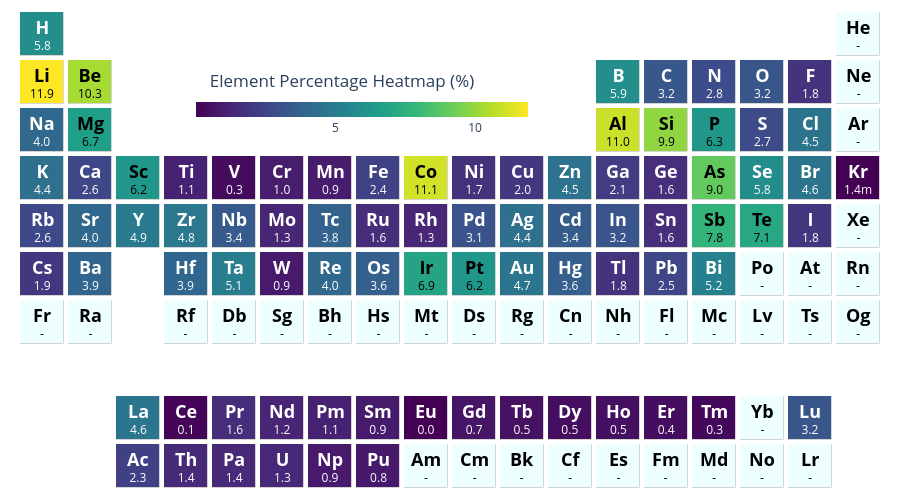

The cell this chart's notebook holds for it:
### Markdown cell above
## Compositional diversity

### Element frequency
Percentage of structures that contain each element.

### Code cell
element_counts = structure_df["elements"].explode().value_counts()
element_percent = (100 * element_counts / len(structure_df)).to_dict()

fig = ptable_heatmap_plotly(element_percent, colorscale="Viridis", log=False)
fig.update_layout(
    title={"text": "Element Percentage Heatmap (%)", "x": 0.38, "y": 0.85, "xanchor": "center"}
)
fig.write_image("heatmap_element_percentage.pdf")
fig.show()

### Figure 1 — Plotly figure (JSON) as saved in the notebook; plotly's stock layout.template omitted (floating-point values rounded to 4 significant figures; data arrays with more than 128 entries replaced by an {"elided": "..."} marker saying what was removed)
{"data": [{"colorbar": {"len": 0.4, "lenmode": "fraction", "orientation": "h", "thickness": 15, "tickformat": "~s", "title": {"font": {"size": 14.4}, "side": "top"}, "x": 0.4, "y": 0.72}, "colorscale": [[0, "darkgray"], [1, "darkgray"]], "hoverinfo": "none", "showscale": false, "type": "heatmap", "xgap": 4.5, "ygap": 4.5, "z": {"elided": "10x18 float values"}}, {"colorbar": {"len": 0.4, "lenmode": "fraction", "orientation": "h", "thickness": 15, "tickformat": "~s", "title": {"font": {"size": 14.4}, "side": "top"}, "x": 0.4, "y": 0.72}, "colorscale": [[0, "#eff"], [1, "#eff"]], "hoverinfo": "none", "showscale": false, "type": "heatmap", "xgap": 5, "ygap": 5, "z": {"elided": "10x18 float values"}}, {"colorbar": {"len": 0.4, "lenmode": "fraction", "orientation": "h", "thickness": 15, "tickformat": "~s", "title": {"font": {"size": 14.4}, "side": "top"}, "x": 0.4, "y": 0.72}, "colorscale": [[0, "#440154"], [0.1111, "#482878"], [0.2222, "#3e4989"], [0.3333, "#31688e"], [0.4444, "#26828e"], [0.5556, "#1f9e89"], [0.6667, "#35b779"], [0.7778, "#6ece58"], [0.8889, "#b5de2b"], [1, "#fde725"]], "hoverinfo": "text", "reversescale": false, "showscale": true, "text": {"elided": "10x18 str values"}, "type": "heatmap", "xgap": 5, "ygap": 5, "z": {"elided": "10x18 float values"}, "zauto": false, "zmax": 11.9, "zmin": 0.001447}], "layout": {"annotations": [{"font": {"color": "#000000"}, "showarrow": false, "text": "", "x": 0, "xref": "x", "y": 0, "yref": "y"}, {"font": {"color": "#000000"}, "showarrow": false, "text": "", "x": 1, "xref": "x", "y": 0, "yref": "y"}, {"font": {"color": "#FFFFFF"}, "showarrow": false, "text": "<span style='font-weight: bold; font-size: 18.0;'>Ac</span><br>2.3", "x": 2, "xref": "x", "y": 0, "yref": "y"}, {"font": {"color": "#FFFFFF"}, "showarrow": false, "text": "<span style='font-weight: bold; font-size: 18.0;'>Th</span><br>1.4", "x": 3, "xref": "x", "y": 0, "yref": "y"}, {"font": {"color": "#FFFFFF"}, "showarrow": false, "text": "<span style='font-weight: bold; font-size: 18.0;'>Pa</span><br>1.4", "x": 4, "xref": "x", "y": 0, "yref": "y"}, {"font": {"color": "#FFFFFF"}, "showarrow": false, "text": "<span style='font-weight: bold; font-size: 18.0;'>U</span><br>1.3", "x": 5, "xref": "x", "y": 0, "yref": "y"}, {"font": {"color": "#FFFFFF"}, "showarrow": false, "text": "<span style='font-weight: bold; font-size: 18.0;'>Np</span><br>0.9", "x": 6, "xref": "x", "y": 0, "yref": "y"}, {"font": {"color": "#FFFFFF"}, "showarrow": false, "text": "<span style='font-weight: bold; font-size: 18.0;'>Pu</span><br>0.8", "x": 7, "xref": "x", "y": 0, "yref": "y"}, {"font": {"color": "#000000"}, "showarrow": false, "text": "<span style='font-weight: bold; font-size: 18.0;'>Am</span><br>-", "x": 8, "xref": "x", "y": 0, "yref": "y"}, {"font": {"color": "#000000"}, "showarrow": false, "text": "<span style='font-weight: bold; font-size: 18.0;'>Cm</span><br>-", "x": 9, "xref": "x", "y": 0, "yref": "y"}, {"font": {"color": "#000000"}, "showarrow": false, "text": "<span style='font-weight: bold; font-size: 18.0;'>Bk</span><br>-", "x": 10, "xref": "x", "y": 0, "yref": "y"}, {"font": {"color": "#000000"}, "showarrow": false, "text": "<span style='font-weight: bold; font-size: 18.0;'>Cf</span><br>-", "x": 11, "xref": "x", "y": 0, "yref": "y"}, {"font": {"color": "#000000"}, "showarrow": false, "text": "<span style='font-weight: bold; font-size: 18.0;'>Es</span><br>-", "x": 12, "xref": "x", "y": 0, "yref": "y"}, {"font": {"color": "#000000"}, "showarrow": false, "text": "<span style='font-weight: bold; font-size: 18.0;'>Fm</span><br>-", "x": 13, "xref": "x", "y": 0, "yref": "y"}, {"font": {"color": "#000000"}, "showarrow": false, "text": "<span style='font-weight: bold; font-size: 18.0;'>Md</span><br>-", "x": 14, "xref": "x", "y": 0, "yref": "y"}, {"font": {"color": "#000000"}, "showarrow": false, "text": "<span style='font-weight: bold; font-size: 18.0;'>No</span><br>-", "x": 15, "xref": "x", "y": 0, "yref": "y"}, {"font": {"color": "#000000"}, "showarrow": false, "text": "<span style='font-weight: bold; font-size: 18.0;'>Lr</span><br>-", "x": 16, "xref": "x", "y": 0, "yref": "y"}, {"font": {"color": "#000000"}, "showarrow": false, "text": "", "x": 17, "xref": "x", "y": 0, "yref": "y"}, {"font": {"color": "#000000"}, "showarrow": false, "text": "", "x": 0, "xref": "x", "y": 1, "yref": "y"}, {"font": {"color": "#000000"}, "showarrow": false, "text": "", "x": 1, "xref": "x", "y": 1, "yref": "y"}, {"font": {"color": "#FFFFFF"}, "showarrow": false, "text": "<span style='font-weight: bold; font-size: 18.0;'>La</span><br>4.6", "x": 2, "xref": "x", "y": 1, "yref": "y"}, {"font": {"color": "#FFFFFF"}, "showarrow": false, "text": "<span style='font-weight: bold; font-size: 18.0;'>Ce</span><br>0.1", "x": 3, "xref": "x", "y": 1, "yref": "y"}, {"font": {"color": "#FFFFFF"}, "showarrow": false, "text": "<span style='font-weight: bold; font-size: 18.0;'>Pr</span><br>1.6", "x": 4, "xref": "x", "y": 1, "yref": "y"}, {"font": {"color": "#FFFFFF"}, "showarrow": false, "text": "<span style='font-weight: bold; font-size: 18.0;'>Nd</span><br>1.2", "x": 5, "xref": "x", "y": 1, "yref": "y"}, {"font": {"color": "#FFFFFF"}, "showarrow": false, "text": "<span style='font-weight: bold; font-size: 18.0;'>Pm</span><br>1.1", "x": 6, "xref": "x", "y": 1, "yref": "y"}, {"font": {"color": "#FFFFFF"}, "showarrow": false, "text": "<span style='font-weight: bold; font-size: 18.0;'>Sm</span><br>0.9", "x": 7, "xref": "x", "y": 1, "yref": "y"}, {"font": {"color": "#FFFFFF"}, "showarrow": false, "text": "<span style='font-weight: bold; font-size: 18.0;'>Eu</span><br>0.0", "x": 8, "xref": "x", "y": 1, "yref": "y"}, {"font": {"color": "#FFFFFF"}, "showarrow": false, "text": "<span style='font-weight: bold; font-size: 18.0;'>Gd</span><br>0.7", "x": 9, "xref": "x", "y": 1, "yref": "y"}, {"font": {"color": "#FFFFFF"}, "showarrow": false, "text": "<span style='font-weight: bold; font-size: 18.0;'>Tb</span><br>0.5", "x": 10, "xref": "x", "y": 1, "yref": "y"}, {"font": {"color": "#FFFFFF"}, "showarrow": false, "text": "<span style='font-weight: bold; font-size: 18.0;'>Dy</span><br>0.5", "x": 11, "xref": "x", "y": 1, "yref": "y"}, {"font": {"color": "#FFFFFF"}, "showarrow": false, "text": "<span style='font-weight: bold; font-size: 18.0;'>Ho</span><br>0.5", "x": 12, "xref": "x", "y": 1, "yref": "y"}, {"font": {"color": "#FFFFFF"}, "showarrow": false, "text": "<span style='font-weight: bold; font-size: 18.0;'>Er</span><br>0.4", "x": 13, "xref": "x", "y": 1, "yref": "y"}, {"font": {"color": "#FFFFFF"}, "showarrow": false, "text": "<span style='font-weight: bold; font-size: 18.0;'>Tm</span><br>0.3", "x": 14, "xref": "x", "y": 1, "yref": "y"}, {"font": {"color": "#000000"}, "showarrow": false, "text": "<span style='font-weight: bold; font-size: 18.0;'>Yb</span><br>-", "x": 15, "xref": "x", "y": 1, "yref": "y"}, {"font": {"color": "#FFFFFF"}, "showarrow": false, "text": "<span style='font-weight: bold; font-size: 18.0;'>Lu</span><br>3.2", "x": 16, "xref": "x", "y": 1, "yref": "y"}, {"font": {"color": "#000000"}, "showarrow": false, "text": "", "x": 17, "xref": "x", "y": 1, "yref": "y"}, {"font": {"color": "#000000"}, "showarrow": false, "text": "", "x": 0, "xref": "x", "y": 2, "yref": "y"}, {"font": {"color": "#000000"}, "showarrow": false, "text": "", "x": 1, "xref": "x", "y": 2, "yref": "y"}, {"font": {"color": "#000000"}, "showarrow": false, "text": "", "x": 2, "xref": "x", "y": 2, "yref": "y"}, {"font": {"color": "#000000"}, "showarrow": false, "text": "", "x": 3, "xref": "x", "y": 2, "yref": "y"}, {"font": {"color": "#000000"}, "showarrow": false, "text": "", "x": 4, "xref": "x", "y": 2, "yref": "y"}, {"font": {"color": "#000000"}, "showarrow": false, "text": "", "x": 5, "xref": "x", "y": 2, "yref": "y"}, {"font": {"color": "#000000"}, "showarrow": false, "text": "", "x": 6, "xref": "x", "y": 2, "yref": "y"}, {"font": {"color": "#000000"}, "showarrow": false, "text": "", "x": 7, "xref": "x", "y": 2, "yref": "y"}, {"font": {"color": "#000000"}, "showarrow": false, "text": "", "x": 8, "xref": "x", "y": 2, "yref": "y"}, {"font": {"color": "#000000"}, "showarrow": false, "text": "", "x": 9, "xref": "x", "y": 2, "yref": "y"}, {"font": {"color": "#000000"}, "showarrow": false, "text": "", "x": 10, "xref": "x", "y": 2, "yref": "y"}, {"font": {"color": "#000000"}, "showarrow": false, "text": "", "x": 11, "xref": "x", "y": 2, "yref": "y"}, {"font": {"color": "#000000"}, "showarrow": false, "text": "", "x": 12, "xref": "x", "y": 2, "yref": "y"}, {"font": {"color": "#000000"}, "showarrow": false, "text": "", "x": 13, "xref": "x", "y": 2, "yref": "y"}, {"font": {"color": "#000000"}, "showarrow": false, "text": "", "x": 14, "xref": "x", "y": 2, "yref": "y"}, {"font": {"color": "#000000"}, "showarrow": false, "text": "", "x": 15, "xref": "x", "y": 2, "yref": "y"}, {"font": {"color": "#000000"}, "showarrow": false, "text": "", "x": 16, "xref": "x", "y": 2, "yref": "y"}, {"font": {"color": "#000000"}, "showarrow": false, "text": "", "x": 17, "xref": "x", "y": 2, "yref": "y"}, {"font": {"color": "#000000"}, "showarrow": false, "text": "<span style='font-weight: bold; font-size: 18.0;'>Fr</span><br>-", "x": 0, "xref": "x", "y": 3, "yref": "y"}, {"font": {"color": "#000000"}, "showarrow": false, "text": "<span style='font-weight: bold; font-size: 18.0;'>Ra</span><br>-", "x": 1, "xref": "x", "y": 3, "yref": "y"}, {"font": {"color": "#000000"}, "showarrow": false, "text": "", "x": 2, "xref": "x", "y": 3, "yref": "y"}, {"font": {"color": "#000000"}, "showarrow": false, "text": "<span style='font-weight: bold; font-size: 18.0;'>Rf</span><br>-", "x": 3, "xref": "x", "y": 3, "yref": "y"}, {"font": {"color": "#000000"}, "showarrow": false, "text": "<span style='font-weight: bold; font-size: 18.0;'>Db</span><br>-", "x": 4, "xref": "x", "y": 3, "yref": "y"}, {"font": {"color": "#000000"}, "showarrow": false, "text": "<span style='font-weight: bold; font-size: 18.0;'>Sg</span><br>-", "x": 5, "xref": "x", "y": 3, "yref": "y"}, {"font": {"color": "#000000"}, "showarrow": false, "text": "<span style='font-weight: bold; font-size: 18.0;'>Bh</span><br>-", "x": 6, "xref": "x", "y": 3, "yref": "y"}, {"font": {"color": "#000000"}, "showarrow": false, "text": "<span style='font-weight: bold; font-size: 18.0;'>Hs</span><br>-", "x": 7, "xref": "x", "y": 3, "yref": "y"}, {"font": {"color": "#000000"}, "showarrow": false, "text": "<span style='font-weight: bold; font-size: 18.0;'>Mt</span><br>-", "x": 8, "xref": "x", "y": 3, "yref": "y"}, {"font": {"color": "#000000"}, "showarrow": false, "text": "<span style='font-weight: bold; font-size: 18.0;'>Ds</span><br>-", "x": 9, "xref": "x", "y": 3, "yref": "y"}, {"font": {"color": "#000000"}, "showarrow": false, "text": "<span style='font-weight: bold; font-size: 18.0;'>Rg</span><br>-", "x": 10, "xref": "x", "y": 3, "yref": "y"}, {"font": {"color": "#000000"}, "showarrow": false, "text": "<span style='font-weight: bold; font-size: 18.0;'>Cn</span><br>-", "x": 11, "xref": "x", "y": 3, "yref": "y"}, {"font": {"color": "#000000"}, "showarrow": false, "text": "<span style='font-weight: bold; font-size: 18.0;'>Nh</span><br>-", "x": 12, "xref": "x", "y": 3, "yref": "y"}, {"font": {"color": "#000000"}, "showarrow": false, "text": "<span style='font-weight: bold; font-size: 18.0;'>Fl</span><br>-", "x": 13, "xref": "x", "y": 3, "yref": "y"}, {"font": {"color": "#000000"}, "showarrow": false, "text": "<span style='font-weight: bold; font-size: 18.0;'>Mc</span><br>-", "x": 14, "xref": "x", "y": 3, "yref": "y"}, {"font": {"color": "#000000"}, "showarrow": false, "text": "<span style='font-weight: bold; font-size: 18.0;'>Lv</span><br>-", "x": 15, "xref": "x", "y": 3, "yref": "y"}, {"font": {"color": "#000000"}, "showarrow": false, "text": "<span style='font-weight: bold; font-size: 18.0;'>Ts</span><br>-", "x": 16, "xref": "x", "y": 3, "yref": "y"}, {"font": {"color": "#000000"}, "showarrow": false, "text": "<span style='font-weight: bold; font-size: 18.0;'>Og</span><br>-", "x": 17, "xref": "x", "y": 3, "yref": "y"}, {"font": {"color": "#FFFFFF"}, "showarrow": false, "text": "<span style='font-weight: bold; font-size: 18.0;'>Cs</span><br>1.9", "x": 0, "xref": "x", "y": 4, "yref": "y"}, {"font": {"color": "#FFFFFF"}, "showarrow": false, "text": "<span style='font-weight: bold; font-size: 18.0;'>Ba</span><br>3.9", "x": 1, "xref": "x", "y": 4, "yref": "y"}, {"font": {"color": "#000000"}, "showarrow": false, "text": "", "x": 2, "xref": "x", "y": 4, "yref": "y"}, {"font": {"color": "#FFFFFF"}, "showarrow": false, "text": "<span style='font-weight: bold; font-size: 18.0;'>Hf</span><br>3.9", "x": 3, "xref": "x", "y": 4, "yref": "y"}, {"font": {"color": "#FFFFFF"}, "showarrow": false, "text": "<span style='font-weight: bold; font-size: 18.0;'>Ta</span><br>5.1", "x": 4, "xref": "x", "y": 4, "yref": "y"}, {"font": {"color": "#FFFFFF"}, "showarrow": false, "text": "<span style='font-weight: bold; font-size: 18.0;'>W</span><br>0.9", "x": 5, "xref": "x", "y": 4, "yref": "y"}, {"font": {"color": "#FFFFFF"}, "showarrow": false, "text": "<span style='font-weight: bold; font-size: 18.0;'>Re</span><br>4.0", "x": 6, "xref": "x", "y": 4, "yref": "y"}, {"font": {"color": "#FFFFFF"}, "showarrow": false, "text": "<span style='font-weight: bold; font-size: 18.0;'>Os</span><br>3.6", "x": 7, "xref": "x", "y": 4, "yref": "y"}, {"font": {"color": "#000000"}, "showarrow": false, "text": "<span style='font-weight: bold; font-size: 18.0;'>Ir</span><br>6.9", "x": 8, "xref": "x", "y": 4, "yref": "y"}, {"font": {"color": "#000000"}, "showarrow": false, "text": "<span style='font-weight: bold; font-size: 18.0;'>Pt</span><br>6.2", "x": 9, "xref": "x", "y": 4, "yref": "y"}, {"font": {"color": "#FFFFFF"}, "showarrow": false, "text": "<span style='font-weight: bold; font-size: 18.0;'>Au</span><br>4.7", "x": 10, "xref": "x", "y": 4, "yref": "y"}, {"font": {"color": "#FFFFFF"}, "showarrow": false, "text": "<span style='font-weight: bold; font-size: 18.0;'>Hg</span><br>3.6", "x": 11, "xref": "x", "y": 4, "yref": "y"}, {"font": {"color": "#FFFFFF"}, "showarrow": false, "text": "<span style='font-weight: bold; font-size: 18.0;'>Tl</span><br>1.8", "x": 12, "xref": "x", "y": 4, "yref": "y"}, {"font": {"color": "#FFFFFF"}, "showarrow": false, "text": "<span style='font-weight: bold; font-size: 18.0;'>Pb</span><br>2.5", "x": 13, "xref": "x", "y": 4, "yref": "y"}, {"font": {"color": "#FFFFFF"}, "showarrow": false, "text": "<span style='font-weight: bold; font-size: 18.0;'>Bi</span><br>5.2", "x": 14, "xref": "x", "y": 4, "yref": "y"}, {"font": {"color": "#000000"}, "showarrow": false, "text": "<span style='font-weight: bold; font-size: 18.0;'>Po</span><br>-", "x": 15, "xref": "x", "y": 4, "yref": "y"}, {"font": {"color": "#000000"}, "showarrow": false, "text": "<span style='font-weight: bold; font-size: 18.0;'>At</span><br>-", "x": 16, "xref": "x", "y": 4, "yref": "y"}, {"font": {"color": "#000000"}, "showarrow": false, "text": "<span style='font-weight: bold; font-size: 18.0;'>Rn</span><br>-", "x": 17, "xref": "x", "y": 4, "yref": "y"}, {"font": {"color": "#FFFFFF"}, "showarrow": false, "text": "<span style='font-weight: bold; font-size: 18.0;'>Rb</span><br>2.6", "x": 0, "xref": "x", "y": 5, "yref": "y"}, {"font": {"color": "#FFFFFF"}, "showarrow": false, "text": "<span style='font-weight: bold; font-size: 18.0;'>Sr</span><br>4.0", "x": 1, "xref": "x", "y": 5, "yref": "y"}, {"font": {"color": "#FFFFFF"}, "showarrow": false, "text": "<span style='font-weight: bold; font-size: 18.0;'>Y</span><br>4.9", "x": 2, "xref": "x", "y": 5, "yref": "y"}, {"font": {"color": "#FFFFFF"}, "showarrow": false, "text": "<span style='font-weight: bold; font-size: 18.0;'>Zr</span><br>4.8", "x": 3, "xref": "x", "y": 5, "yref": "y"}, {"font": {"color": "#FFFFFF"}, "showarrow": false, "text": "<span style='font-weight: bold; font-size: 18.0;'>Nb</span><br>3.4", "x": 4, "xref": "x", "y": 5, "yref": "y"}, {"font": {"color": "#FFFFFF"}, "showarrow": false, "text": "<span style='font-weight: bold; font-size: 18.0;'>Mo</span><br>1.3", "x": 5, "xref": "x", "y": 5, "yref": "y"}, {"font": {"color": "#FFFFFF"}, "showarrow": false, "text": "<span style='font-weight: bold; font-size: 18.0;'>Tc</span><br>3.8", "x": 6, "xref": "x", "y": 5, "yref": "y"}, {"font": {"color": "#FFFFFF"}, "showarrow": false, "text": "<span style='font-weight: bold; font-size: 18.0;'>Ru</span><br>1.6", "x": 7, "xref": "x", "y": 5, "yref": "y"}, {"font": {"color": "#FFFFFF"}, "showarrow": false, "text": "<span style='font-weight: bold; font-size: 18.0;'>Rh</span><br>1.3", "x": 8, "xref": "x", "y": 5, "yref": "y"}, {"font": {"color": "#FFFFFF"}, "showarrow": false, "text": "<span style='font-weight: bold; font-size: 18.0;'>Pd</span><br>3.1", "x": 9, "xref": "x", "y": 5, "yref": "y"}, {"font": {"color": "#FFFFFF"}, "showarrow": false, "text": "<span style='font-weight: bold; font-size: 18.0;'>Ag</span><br>4.4", "x": 10, "xref": "x", "y": 5, "yref": "y"}, {"font": {"color": "#FFFFFF"}, "showarrow": false, "text": "<span style='font-weight: bold; font-size: 18.0;'>Cd</span><br>3.4", "x": 11, "xref": "x", "y": 5, "yref": "y"}, {"font": {"color": "#FFFFFF"}, "showarrow": false, "text": "<span style='font-weight: bold; font-size: 18.0;'>In</span><br>3.2", "x": 12, "xref": "x", "y": 5, "yref": "y"}, {"font": {"color": "#FFFFFF"}, "showarrow": false, "text": "<span style='font-weight: bold; font-size: 18.0;'>Sn</span><br>1.6", "x": 13, "xref": "x", "y": 5, "yref": "y"}, {"font": {"color": "#000000"}, "showarrow": false, "text": "<span style='font-weight: bold; font-size: 18.0;'>Sb</span><br>7.8", "x": 14, "xref": "x", "y": 5, "yref": "y"}, {"font": {"color": "#000000"}, "showarrow": false, "text": "<span style='font-weight: bold; font-size: 18.0;'>Te</span><br>7.1", "x": 15, "xref": "x", "y": 5, "yref": "y"}, {"font": {"color": "#FFFFFF"}, "showarrow": false, "text": "<span style='font-weight: bold; font-size: 18.0;'>I</span><br>1.8", "x": 16, "xref": "x", "y": 5, "yref": "y"}, {"font": {"color": "#000000"}, "showarrow": false, "text": "<span style='font-weight: bold; font-size: 18.0;'>Xe</span><br>-", "x": 17, "xref": "x", "y": 5, "yref": "y"}, {"font": {"color": "#FFFFFF"}, "showarrow": false, "text": "<span style='font-weight: bold; font-size: 18.0;'>K</span><br>4.4", "x": 0, "xref": "x", "y": 6, "yref": "y"}, {"font": {"color": "#FFFFFF"}, "showarrow": false, "text": "<span style='font-weight: bold; font-size: 18.0;'>Ca</span><br>2.6", "x": 1, "xref": "x", "y": 6, "yref": "y"}, {"font": {"color": "#000000"}, "showarrow": false, "text": "<span style='font-weight: bold; font-size: 18.0;'>Sc</span><br>6.2", "x": 2, "xref": "x", "y": 6, "yref": "y"}, {"font": {"color": "#FFFFFF"}, "showarrow": false, "text": "<span style='font-weight: bold; font-size: 18.0;'>Ti</span><br>1.1", "x": 3, "xref": "x", "y": 6, "yref": "y"}, {"font": {"color": "#FFFFFF"}, "showarrow": false, "text": "<span style='font-weight: bold; font-size: 18.0;'>V</span><br>0.3", "x": 4, "xref": "x", "y": 6, "yref": "y"}, {"font": {"color": "#FFFFFF"}, "showarrow": false, "text": "<span style='font-weight: bold; font-size: 18.0;'>Cr</span><br>1.0", "x": 5, "xref": "x", "y": 6, "yref": "y"}, {"font": {"color": "#FFFFFF"}, "showarrow": false, "text": "<span style='font-weight: bold; font-size: 18.0;'>Mn</span><br>0.9", "x": 6, "xref": "x", "y": 6, "yref": "y"}, {"font": {"color": "#FFFFFF"}, "showarrow": false, "text": "<span style='font-weight: bold; font-size: 18.0;'>Fe</span><br>2.4", "x": 7, "xref": "x", "y": 6, "yref": "y"}, {"font": {"color": "#000000"}, "showarrow": false, "text": "<span style='font-weight: bold; font-size: 18.0;'>Co</span><br>11.1", "x": 8, "xref": "x", "y": 6, "yref": "y"}, {"font": {"color": "#FFFFFF"}, "showarrow": false, "text": "<span style='font-weight: bold; font-size: 18.0;'>Ni</span><br>1.7", "x": 9, "xref": "x", "y": 6, "yref": "y"}, {"font": {"color": "#FFFFFF"}, "showarrow": false, "text": "<span style='font-weight: bold; font-size: 18.0;'>Cu</span><br>2.0", "x": 10, "xref": "x", "y": 6, "yref": "y"}, {"font": {"color": "#FFFFFF"}, "showarrow": false, "text": "<span style='font-weight: bold; font-size: 18.0;'>Zn</span><br>4.5", "x": 11, "xref": "x", "y": 6, "yref": "y"}, {"font": {"color": "#FFFFFF"}, "showarrow": false, "text": "<span style='font-weight: bold; font-size: 18.0;'>Ga</span><br>2.1", "x": 12, "xref": "x", "y": 6, "yref": "y"}, {"font": {"color": "#FFFFFF"}, "showarrow": false, "text": "<span style='font-weight: bold; font-size: 18.0;'>Ge</span><br>1.6", "x": 13, "xref": "x", "y": 6, "yref": "y"}, {"font": {"color": "#000000"}, "showarrow": false, "text": "<span style='font-weight: bold; font-size: 18.0;'>As</span><br>9.0", "x": 14, "xref": "x", "y": 6, "yref": "y"}, {"font": {"color": "#FFFFFF"}, "showarrow": false, "text": "<span style='font-weight: bold; font-size: 18.0;'>Se</span><br>5.8", "x": 15, "xref": "x", "y": 6, "yref": "y"}, {"font": {"color": "#FFFFFF"}, "showarrow": false, "text": "<span style='font-weight: bold; font-size: 18.0;'>Br</span><br>4.6", "x": 16, "xref": "x", "y": 6, "yref": "y"}, {"font": {"color": "#FFFFFF"}, "showarrow": false, "text": "<span style='font-weight: bold; font-size: 18.0;'>Kr</span><br>1.4m", "x": 17, "xref": "x", "y": 6, "yref": "y"}, {"font": {"color": "#FFFFFF"}, "showarrow": false, "text": "<span style='font-weight: bold; font-size: 18.0;'>Na</span><br>4.0", "x": 0, "xref": "x", "y": 7, "yref": "y"}, {"font": {"color": "#000000"}, "showarrow": false, "text": "<span style='font-weight: bold; font-size: 18.0;'>Mg</span><br>6.7", "x": 1, "xref": "x", "y": 7, "yref": "y"}, {"font": {"color": "#000000"}, "showarrow": false, "text": "", "x": 2, "xref": "x", "y": 7, "yref": "y"}, {"font": {"color": "#000000"}, "showarrow": false, "text": "", "x": 3, "xref": "x", "y": 7, "yref": "y"}, {"font": {"color": "#000000"}, "showarrow": false, "text": "", "x": 4, "xref": "x", "y": 7, "yref": "y"}, {"font": {"color": "#000000"}, "showarrow": false, "text": "", "x": 5, "xref": "x", "y": 7, "yref": "y"}, {"font": {"color": "#000000"}, "showarrow": false, "text": "", "x": 6, "xref": "x", "y": 7, "yref": "y"}, {"font": {"color": "#000000"}, "showarrow": false, "text": "", "x": 7, "xref": "x", "y": 7, "yref": "y"}, {"font": {"color": "#000000"}, "showarrow": false, "text": "", "x": 8, "xref": "x", "y": 7, "yref": "y"}, {"font": {"color": "#000000"}, "showarrow": false, "text": "", "x": 9, "xref": "x", "y": 7, "yref": "y"}, {"font": {"color": "#000000"}, "showarrow": false, "text": "", "x": 10, "xref": "x", "y": 7, "yref": "y"}, {"font": {"color": "#000000"}, "showarrow": false, "text": "", "x": 11, "xref": "x", "y": 7, "yref": "y"}, {"font": {"color": "#000000"}, "showarrow": false, "text": "<span style='font-weight: bold; font-size: 18.0;'>Al</span><br>11.0", "x": 12, "xref": "x", "y": 7, "yref": "y"}, {"font": {"color": "#000000"}, "showarrow": false, "text": "<span style='font-weight: bold; font-size: 18.0;'>Si</span><br>9.9", "x": 13, "xref": "x", "y": 7, "yref": "y"}, {"font": {"color": "#000000"}, "showarrow": false, "text": "<span style='font-weight: bold; font-size: 18.0;'>P</span><br>6.3", "x": 14, "xref": "x", "y": 7, "yref": "y"}, {"font": {"color": "#FFFFFF"}, "showarrow": false, "text": "<span style='font-weight: bold; font-size: 18.0;'>S</span><br>2.7", "x": 15, "xref": "x", "y": 7, "yref": "y"}, {"font": {"color": "#FFFFFF"}, "showarrow": false, "text": "<span style='font-weight: bold; font-size: 18.0;'>Cl</span><br>4.5", "x": 16, "xref": "x", "y": 7, "yref": "y"}, {"font": {"color": "#000000"}, "showarrow": false, "text": "<span style='font-weight: bold; font-size: 18.0;'>Ar</span><br>-", "x": 17, "xref": "x", "y": 7, "yref": "y"}, {"font": {"color": "#000000"}, "showarrow": false, "text": "<span style='font-weight: bold; font-size: 18.0;'>Li</span><br>11.9", "x": 0, "xref": "x", "y": 8, "yref": "y"}, {"font": {"color": "#000000"}, "showarrow": false, "text": "<span style='font-weight: bold; font-size: 18.0;'>Be</span><br>10.3", "x": 1, "xref": "x", "y": 8, "yref": "y"}, {"font": {"color": "#000000"}, "showarrow": false, "text": "", "x": 2, "xref": "x", "y": 8, "yref": "y"}, {"font": {"color": "#000000"}, "showarrow": false, "text": "", "x": 3, "xref": "x", "y": 8, "yref": "y"}, {"font": {"color": "#000000"}, "showarrow": false, "text": "", "x": 4, "xref": "x", "y": 8, "yref": "y"}, {"font": {"color": "#000000"}, "showarrow": false, "text": "", "x": 5, "xref": "x", "y": 8, "yref": "y"}, {"font": {"color": "#000000"}, "showarrow": false, "text": "", "x": 6, "xref": "x", "y": 8, "yref": "y"}, {"font": {"color": "#000000"}, "showarrow": false, "text": "", "x": 7, "xref": "x", "y": 8, "yref": "y"}, {"font": {"color": "#000000"}, "showarrow": false, "text": "", "x": 8, "xref": "x", "y": 8, "yref": "y"}, {"font": {"color": "#000000"}, "showarrow": false, "text": "", "x": 9, "xref": "x", "y": 8, "yref": "y"}, {"font": {"color": "#000000"}, "showarrow": false, "text": "", "x": 10, "xref": "x", "y": 8, "yref": "y"}, {"font": {"color": "#000000"}, "showarrow": false, "text": "", "x": 11, "xref": "x", "y": 8, "yref": "y"}, {"font": {"color": "#FFFFFF"}, "showarrow": false, "text": "<span style='font-weight: bold; font-size: 18.0;'>B</span><br>5.9", "x": 12, "xref": "x", "y": 8, "yref": "y"}, {"font": {"color": "#FFFFFF"}, "showarrow": false, "text": "<span style='font-weight: bold; font-size: 18.0;'>C</span><br>3.2", "x": 13, "xref": "x", "y": 8, "yref": "y"}, {"font": {"color": "#FFFFFF"}, "showarrow": false, "text": "<span style='font-weight: bold; font-size: 18.0;'>N</span><br>2.8", "x": 14, "xref": "x", "y": 8, "yref": "y"}, {"font": {"color": "#FFFFFF"}, "showarrow": false, "text": "<span style='font-weight: bold; font-size: 18.0;'>O</span><br>3.2", "x": 15, "xref": "x", "y": 8, "yref": "y"}, {"font": {"color": "#FFFFFF"}, "showarrow": false, "text": "<span style='font-weight: bold; font-size: 18.0;'>F</span><br>1.8", "x": 16, "xref": "x", "y": 8, "yref": "y"}, {"font": {"color": "#000000"}, "showarrow": false, "text": "<span style='font-weight: bold; font-size: 18.0;'>Ne</span><br>-", "x": 17, "xref": "x", "y": 8, "yref": "y"}, {"font": {"color": "#FFFFFF"}, "showarrow": false, "text": "<span style='font-weight: bold; font-size: 18.0;'>H</span><br>5.8", "x": 0, "xref": "x", "y": 9, "yref": "y"}, {"font": {"color": "#000000"}, "showarrow": false, "text": "", "x": 1, "xref": "x", "y": 9, "yref": "y"}, {"font": {"color": "#000000"}, "showarrow": false, "text": "", "x": 2, "xref": "x", "y": 9, "yref": "y"}, {"font": {"color": "#000000"}, "showarrow": false, "text": "", "x": 3, "xref": "x", "y": 9, "yref": "y"}, {"font": {"color": "#000000"}, "showarrow": false, "text": "", "x": 4, "xref": "x", "y": 9, "yref": "y"}, {"font": {"color": "#000000"}, "showarrow": false, "text": "", "x": 5, "xref": "x", "y": 9, "yref": "y"}, {"font": {"color": "#000000"}, "showarrow": false, "text": "", "x": 6, "xref": "x", "y": 9, "yref": "y"}, {"font": {"color": "#000000"}, "showarrow": false, "text": "", "x": 7, "xref": "x", "y": 9, "yref": "y"}, {"font": {"color": "#000000"}, "showarrow": false, "text": "", "x": 8, "xref": "x", "y": 9, "yref": "y"}, {"font": {"color": "#000000"}, "showarrow": false, "text": "", "x": 9, "xref": "x", "y": 9, "yref": "y"}, {"font": {"color": "#000000"}, "showarrow": false, "text": "", "x": 10, "xref": "x", "y": 9, "yref": "y"}, {"font": {"color": "#000000"}, "showarrow": false, "text": "", "x": 11, "xref": "x", "y": 9, "yref": "y"}, {"font": {"color": "#000000"}, "showarrow": false, "text": "", "x": 12, "xref": "x", "y": 9, "yref": "y"}, {"font": {"color": "#000000"}, "showarrow": false, "text": "", "x": 13, "xref": "x", "y": 9, "yref": "y"}, {"font": {"color": "#000000"}, "showarrow": false, "text": "", "x": 14, "xref": "x", "y": 9, "yref": "y"}, {"font": {"color": "#000000"}, "showarrow": false, "text": "", "x": 15, "xref": "x", "y": 9, "yref": "y"}, {"font": {"color": "#000000"}, "showarrow": false, "text": "", "x": 16, "xref": "x", "y": 9, "yref": "y"}, {"font": {"color": "#000000"}, "showarrow": false, "text": "<span style='font-weight: bold; font-size: 18.0;'>He</span><br>-", "x": 17, "xref": "x", "y": 9, "yref": "y"}], "font": {"size": 12}, "height": 500, "margin": {"b": 10, "l": 10, "pad": 10, "r": 10, "t": 10}, "plot_bgcolor": "rgba(0, 0, 0, 0)", "title": {"text": "Element Percentage Heatmap (%)", "x": 0.38, "xanchor": "center", "y": 0.85}, "width": 900, "xaxis": {"gridcolor": "rgb(0, 0, 0)", "showgrid": false, "showticklabels": false, "side": "top", "ticks": "", "zeroline": false}, "yaxis": {"scaleanchor": "x", "showgrid": false, "showticklabels": false, "ticks": "", "ticksuffix": "  ", "zeroline": false}}}
